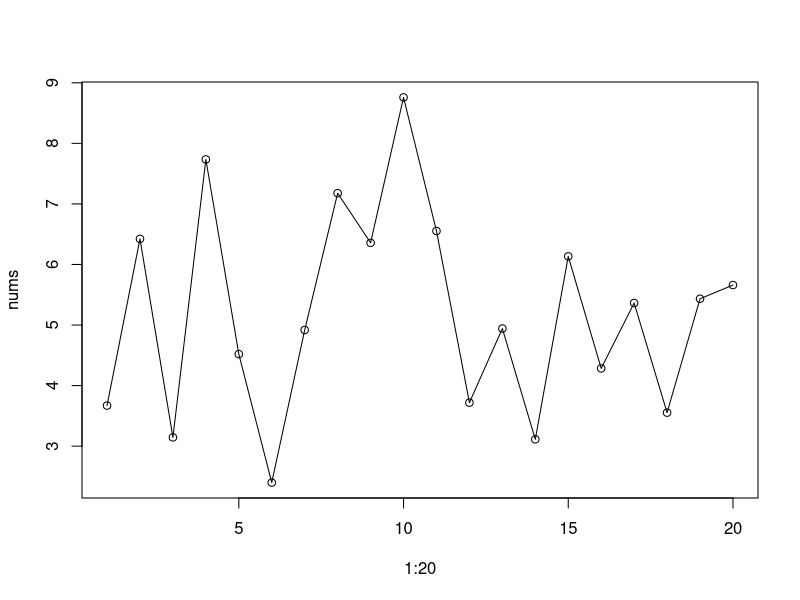

Write the R code that produced this figure.
# extracting stattistics 

nums <- rnorm( 20, mean=5, sd=2 )

cat( "Mean:\t", mean( nums ), "\n" )
cat( "Median:\t", median( nums ), "\n\n" )

cat( "Actual SD:\t", sd( nums ), "\n\n" )

cat( "Cut Points:", quantile( nums ), "\n" )

cat( "Total:\t", sum( nums ), "\n\n" )
cat( "Range:\t\t", range( nums ), "\n" )
cat( "Minimum:\t", min( nums ), "\n" )
cat( "Maximum:\t", max( nums ), "\n" )

plot( 1:20, nums, type="o" )
